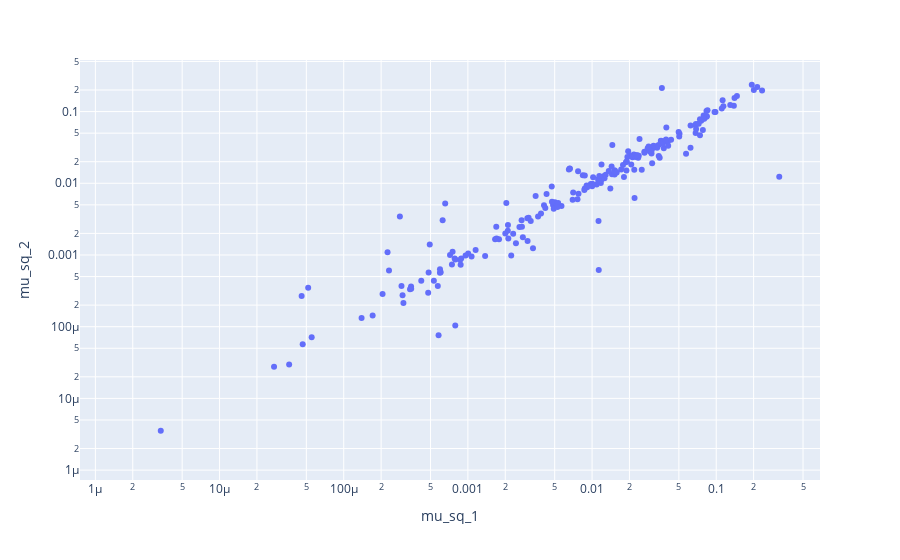

The notebook cell this image was saved under:
### Code cell
fig = px.scatter(fp, x='mu_sq_1', y='mu_sq_2', log_x=True, log_y=True)
fig.show()

### Figure 1 — Plotly figure (JSON) as saved in the notebook; plotly's stock layout.template omitted (floating-point values rounded to 4 significant figures; data arrays with more than 128 entries replaced by an {"elided": "..."} marker saying what was removed)
{"data": [{"hovertemplate": "mu_sq_1=%{x}<br>mu_sq_2=%{y}<extra></extra>", "legendgroup": "", "marker": {"color": "#636efa", "symbol": "circle"}, "mode": "markers", "name": "", "orientation": "v", "showlegend": false, "type": "scatter", "x": {"elided": "679 float values"}, "xaxis": "x", "y": {"elided": "679 float values"}, "yaxis": "y"}], "layout": {"legend": {"tracegroupgap": 0}, "margin": {"t": 60}, "xaxis": {"anchor": "y", "domain": [0, 1], "title": {"text": "mu_sq_1"}, "type": "log"}, "yaxis": {"anchor": "x", "domain": [0, 1], "title": {"text": "mu_sq_2"}, "type": "log"}}}
